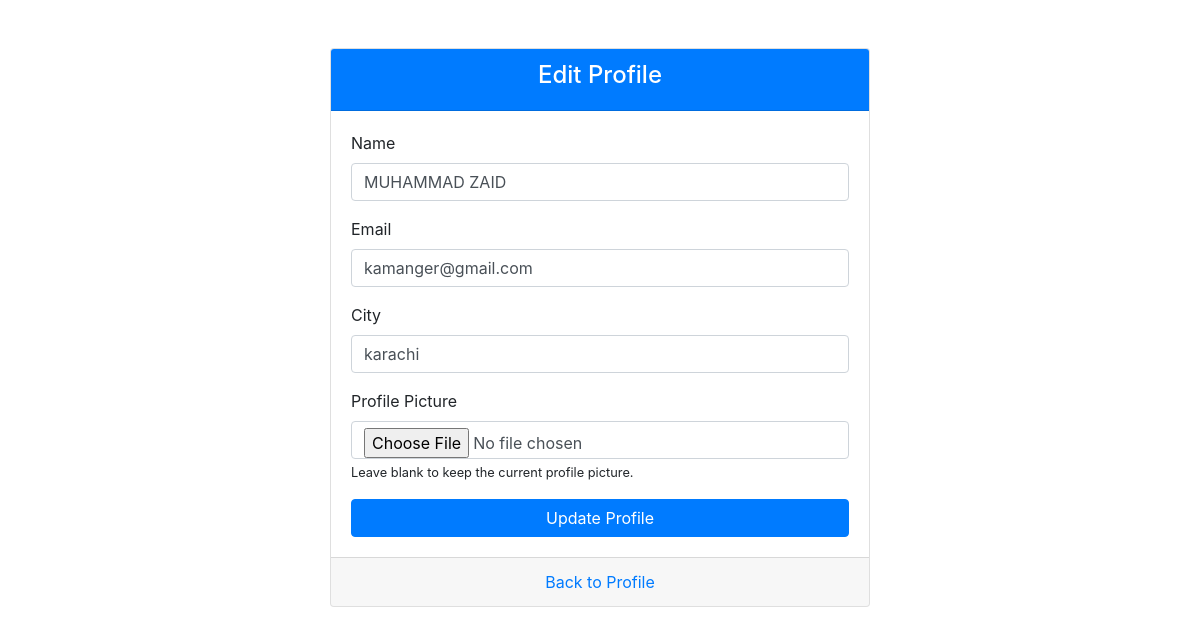
Page /project/medicare/update_profile.php (signed in) on the committed database.
### tables this page shows
CREATE TABLE `users` (
  `user_id` int(11) NOT NULL,
  `name` varchar(255) NOT NULL,
  `email` varchar(255) NOT NULL,
  `password` varchar(255) NOT NULL,
  `role_id` int(11) NOT NULL,
  `status` enum('pending','approved','rejected') DEFAULT 'approved',
  `created_at` timestamp NOT NULL DEFAULT current_timestamp(),
  `profile_pic` varchar(255) DEFAULT NULL,
  `city` varchar(255) DEFAULT NULL
);

### project/medicare/update_profile.php (the view, shortened to what this page needs)
<?php
include 'config.php';
$user_id = $_SESSION['user_id'];
$query = "SELECT * FROM users WHERE user_id = '$user_id'";
$result = mysqli_query($connection, $query);
$user = mysqli_fetch_assoc($result);
?>
<!DOCTYPE html>
<html lang="en">
<head>
    <link rel="stylesheet" href="https://stackpath.bootstrapcdn.com/bootstrap/4.5.2/css/bootstrap.min.css">
</head>
<body>
    <div class="container mt-5">
        <div class="row justify-content-center">
            <div class="col-md-6">
                <div class="card">
                    <div class="card-header bg-primary text-white text-center">
                        <h4>Edit Profile</h4>
                    </div>
                    <div class="card-body">
                        <form method="POST" enctype="multipart/form-data">
                            <div class="form-group">
                                <label for="name">Name</label>
                                <input type="text" name="name" class="form-control" id="name" value="<?php echo $user['name']; ?>" required>
                            </div>
                            <div class="form-group">
                                <label for="email">Email</label>
                                <input type="email" name="email" class="form-control" id="email" value="<?php echo $user['email']; ?>" required>
                            </div>
                            <div class="form-group">
                                <label for="city">City</label>
                                <input type="text" name="city" class="form-control" id="city" value="<?php echo $user['city']; ?>" required>
                            </div>
                            <div class="form-group">
                                <label for="profile_pic">Profile Picture</label>
                                <input type="file" name="profile_pic" class="form-control" id="profile_pic" accept="image/*">
                                <small>Leave blank to keep the current profile picture.</small>
                            </div>
                            <button type="submit" name="update" class="btn btn-primary btn-block">Update Profile</button>
                        </form>
                    </div>
                    <div class="card-footer text-center">
                        <a href="profile.php" class="text-primary">Back to Profile</a>
                    </div>
                </div>
            </div>
        </div>
    </div>
</body>
</html>

### rows in the picture
users: name "MUHAMMAD ZAID", email "kamanger@gmail.com", city "karachi"
